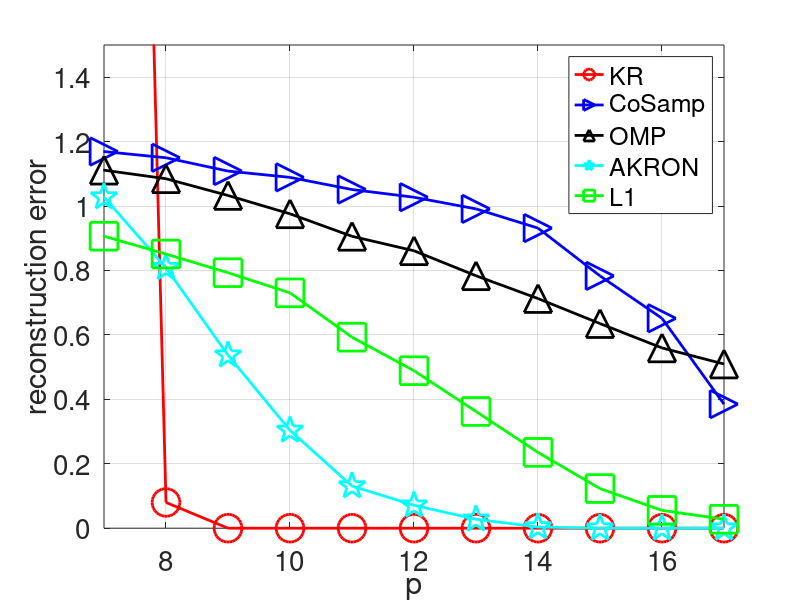
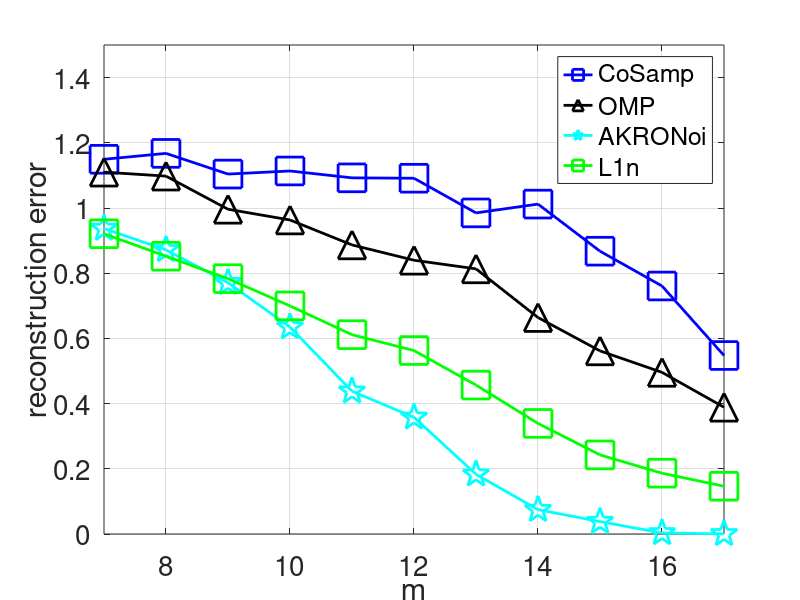

The MATLAB source for these figures, in order:
clc
clear 
close all

load mat/noise_experiments.mat
I = 5:M; %2:size(errs_no_norm,2);


% errs_noise(1, mm) = errs_noise(1, mm) + per_error(x, x_kr_spar);
% errs_noise(2, mm) = errs_noise(2, mm) + per_error(x, x_cosamp);
% errs_noise(3, mm) = errs_noise(3, mm) + per_error(x, x_omp);
% errs_noise(4, mm) = errs_noise(4, mm) + per_error(x, x_l1kr);
% errs_noise(5, mm) = errs_noise(5, mm) + per_error(x, x_l1krn);
% errs_noise(6, mm) = errs_noise(6, mm) + per_error(x, x_l1);
% errs_noise(7, mm) = errs_noise(7, mm) + per_error(x, x_l1n);

lw = 2;
ms = 20;
fs = 20;
%%
h = figure; 
hold on; grid on;
box on;
plot(I, errs_clean(1, 1:numel(I)), 'ro-', 'LineWidth', lw, 'MarkerSize', ms);%kr
plot(I, errs_clean(2, 1:numel(I)), 'b>-', 'LineWidth', lw, 'MarkerSize', ms);%cosamp
plot(I, errs_clean(3, 1:numel(I)), 'k^-', 'LineWidth', lw, 'MarkerSize', ms);%omp
plot(I, errs_clean(4, 1:numel(I)), 'cp-', 'LineWidth', lw, 'MarkerSize', ms);%akron
% plot(I, errs_clean(5, 1:numel(I)), 'ms-', 'LineWidth', 2);%akronoi
plot(I, errs_clean(6, 1:numel(I)), 'gs-', 'LineWidth', lw, 'MarkerSize', ms);%l1
% plot(I, errs_clean(7, 1:numel(I)), 'bo-', 'LineWidth', 2);%l1n
axis tight;
xlim([7, M])
ylim([0, 1.5])
% legend('KR', 'CoSamp', 'OMP', 'AKRON', 'AKRONoi', 'L1', 'L1n', 'Location', 'best');
legend('KR', 'CoSamp', 'OMP', 'AKRON', 'L1', 'Location', 'best');
xlabel('p', 'FontSize', fs);
ylabel('reconstruction error', 'FontSize', fs);
set(gca, 'fontsize', fs);
saveas(h, 'eps/noise_exp_clean.eps', 'eps2c')

%%
g = figure; 
hold on; grid on;
box on;
% plot(I, errs_noise(1, 1:numel(I)), 'ro-', 'LineWidth', lw, 'MarkerSize', ms);%kr
plot(I, errs_noise(2, 1:numel(I)), 'bs-', 'LineWidth', lw, 'MarkerSize', ms);%cosamp
plot(I, errs_noise(3, 1:numel(I)), 'k^-', 'LineWidth', lw, 'MarkerSize', ms);%omp
% plot(I, errs_noise(4, 1:numel(I)), 'cp-', 'LineWidth', lw, 'MarkerSize', ms);%akron
plot(I, errs_noise(5, 1:numel(I)), 'cp-', 'LineWidth', lw, 'MarkerSize', ms);%akronoi
% plot(I, errs_noise(6, 1:numel(I)), 'rs-', 'LineWidth', lw, 'MarkerSize', ms);%l1
plot(I, errs_noise(7, 1:numel(I)), 'gs-', 'LineWidth', lw, 'MarkerSize', ms);%l1n
xlim([7, M])
ylim([0, 1.5])
legend('CoSamp', 'OMP', 'AKRONoi', 'L1n', 'Location', 'best');
% legend('KR', 'CoSamp', 'OMP', 'AKRON', 'AKRONoi', 'Location', 'best');
xlabel('m', 'FontSize', fs);
ylabel('reconstruction error', 'FontSize', fs);
set(gca, 'fontsize', fs);
saveas(g, 'eps/noise_exp_noise.eps', 'eps2c')
